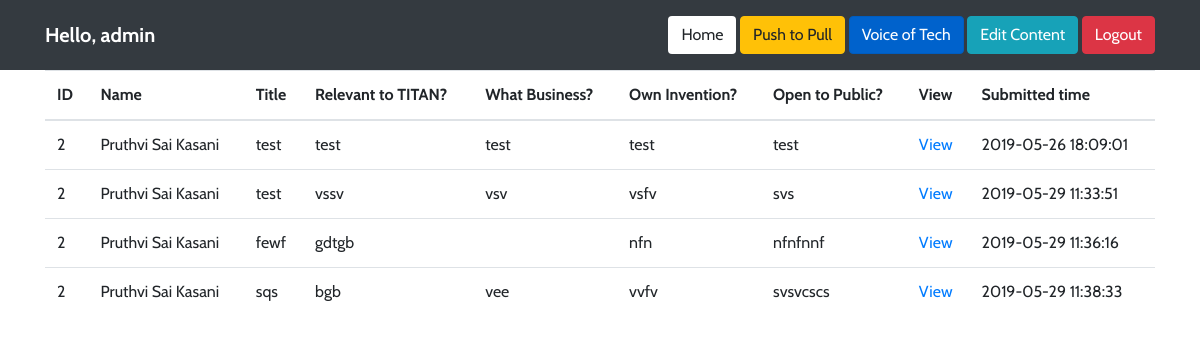
The page /voiceoftech_data.php (signed in) on the database its author committed.
### tables this page shows
CREATE TABLE `voiceoftech` (
  `id` int(11) NOT NULL,
  `userid` varchar(100) NOT NULL,
  `title` varchar(1000) NOT NULL,
  `relevancy` varchar(1000) NOT NULL,
  `business` varchar(1000) NOT NULL,
  `invention` varchar(1000) NOT NULL,
  `public` varchar(100) NOT NULL,
  `location` varchar(1000) NOT NULL,
  `timestamp` timestamp NOT NULL DEFAULT CURRENT_TIMESTAMP ON UPDATE CURRENT_TIMESTAMP
);

CREATE TABLE `accounts` (
  `id` int(11) NOT NULL,
  `firstname` text NOT NULL,
  `lastname` text NOT NULL,
  `email` text NOT NULL,
  `type` text NOT NULL,
  `password` text NOT NULL,
  `designation` text NOT NULL,
  `institute` text NOT NULL,
  `expertise` text NOT NULL
);

### functions.php (called while the page is built, shortened)
<?php
function fetchAll($query){
	$con = new PDO(DBINFO,DBUSER,DBPASS);
	$stmt = $con->query($query);
	return $stmt->fetchAll();
}
?>

### voiceoftech_data.php (the view, shortened to what this page needs)
<?php
include("functions.php");
?>
<!doctype html>
<html lang="en">
  <head>
    	<link rel="stylesheet" href="https://stackpath.bootstrapcdn.com/bootstrap/4.2.1/css/bootstrap.min.css"
>
    <link rel="stylesheet" href="https://use.fontawesome.com/releases/v5.6.3/css/all.css"
>
    <link rel="stylesheet" href="https://maxcdn.bootstrapcdn.com/bootstrap/4.2.1/css/bootstrap.min.css">
  </head>
    <header>
      <div class="navbar navbar-dark bg-dark box-shadow">
        <div class="container d-flex justify-content-between">
          <a href="#" class="navbar-brand d-flex align-items-center">
            <strong>Hello, <?php echo 'admin'	?></strong>
          </a>
		  <div class="pull-right">
                <a href="console.php" style="text-decoration:none;color:white;"><button name="edit" style="background:white;" class="btn btn-default my-2">Home</button></a>
                <a href="pushpull_data.php" style="text-decoration:none;color:white;"><button name="edit" class="btn btn-warning my-2">Push to Pull</button></a>
                <a href="voiceoftech_data.php" style="text-decoration:none;color:white;"><button name="edit" class="btn btn btn-primary my-2 active">Voice of Tech</button></a>
                <a href="#" data-toggle="modal" data-target="#myModal" style="text-decoration:none;color:white;"><button name="edit" class="btn btn-info my-2">Edit Content</button></a>
				<button name="logout" class="btn btn-danger my-2">Logout</button>
		  </div>
        </div>
      </div>
    </header>
    <?php
    $link = mysqli_connect("localhost","root","","user_approvals");
    $userid = $_SESSION['id'];
    ?>
    <body>
	<div class="container">
	<?php
		 $query = "SELECT * FROM `voiceoftech`;";
			if(count(fetchAll($query)) > 0)
			{
				echo "<table class='table'>
				<thead>
				  <tr>
					<th>ID</th>
					<th>Name</th>
					<th>Title</th>
					<th>Relevant to TITAN?</th>
					<th>What Business?</th>
					<th>Own Invention?</th>
					<th>Open to Public?</th>
					<th>View</th>
					<th>Submitted time</th>
				  </tr>
				</thead>
				<tbody>";
				foreach(fetchAll($query) as $row)
				{
				echo "<tr>
					<td>".$row['userid']."</td>";
					$user_query = "SELECT * FROM `accounts` WHERE id=".$userid;
                    $user_retrieval = mysqli_query($link,$user_query) or die(mysqli_error($link));
                    $row_user = mysqli_fetch_array($user_retrieval);
                    $fname = $row_user['firstname'];
                    $lname = $row_user['lastname'];
                    $name = $fname.' '.$lname;
                    echo
					"<td>".$name."</td>
					<td>".$row['title']."</td>
					<td>".$row['relevancy']."</td>
					<td>".$row['business']."</td>
					<td>".$row['invention']."</td>
                    <td>".$row['public']."</td>
					<td><a href='".$row['location']."' target='_new'>View</a></td>
					<td>".$row['timestamp']."</td>
				  </tr>" ?>
				<?php
				}
				echo"</tbody>
			  </table>";
			}
				else{
					echo "<p style='text-align:center; padding-top:50px;'>No pending requests </p>";
				}
				?>
        </div>
  </body>
</html>

### voiceoftech_data.php (style rules this page uses)
body { font-family: 'Cabin', sans-serif; }

### rows shown on the page
voiceoftech: userid "2", accounts.firstname+lastname "Pruthvi Sai Kasani", title "test", relevancy "test", business "test", invention "test", public "test", timestamp "2019-05-26 18:09:01"
voiceoftech: userid "2", accounts.firstname+lastname "Pruthvi Sai Kasani", title "test", relevancy "vssv", business "vsv", invention "vsfv", public "svs", timestamp "2019-05-29 11:33:51"
voiceoftech: userid "2", accounts.firstname+lastname "Pruthvi Sai Kasani", title "fewf", relevancy "gdtgb", invention "nfn", public "nfnfnnf", timestamp "2019-05-29 11:36:16"
voiceoftech: userid "2", accounts.firstname+lastname "Pruthvi Sai Kasani", title "sqs", relevancy "bgb", business "vee", invention "vvfv", public "svsvcscs", timestamp "2019-05-29 11:38:33"
